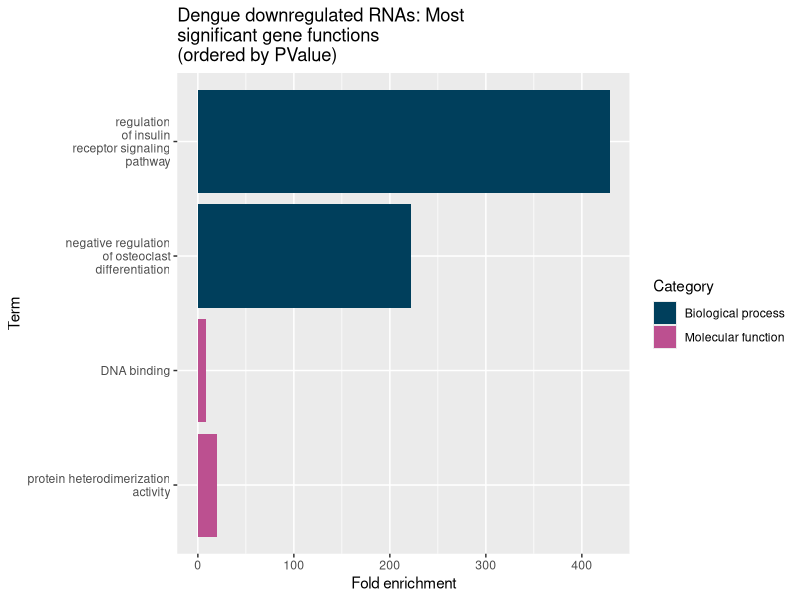
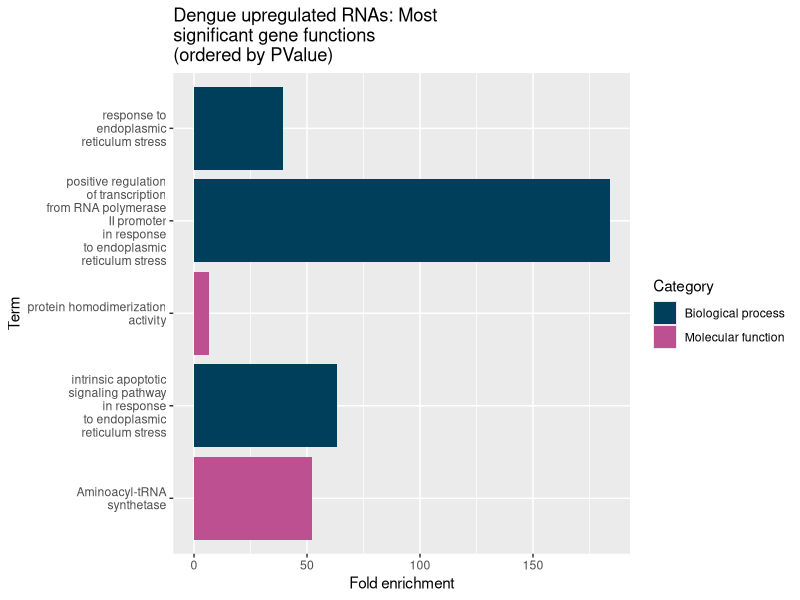
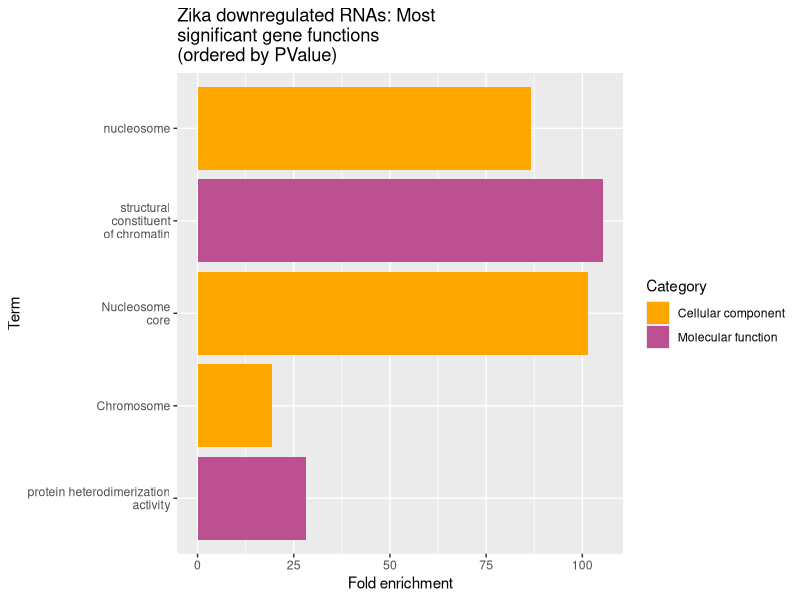
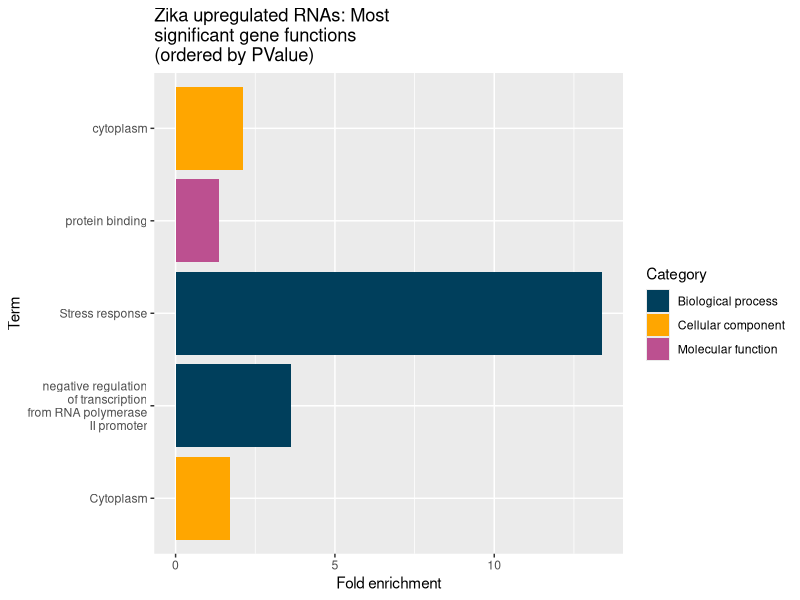
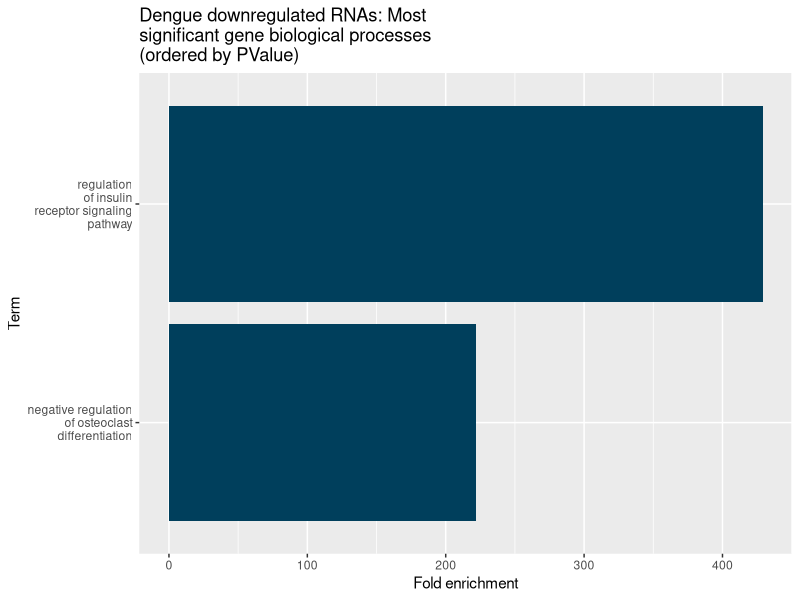
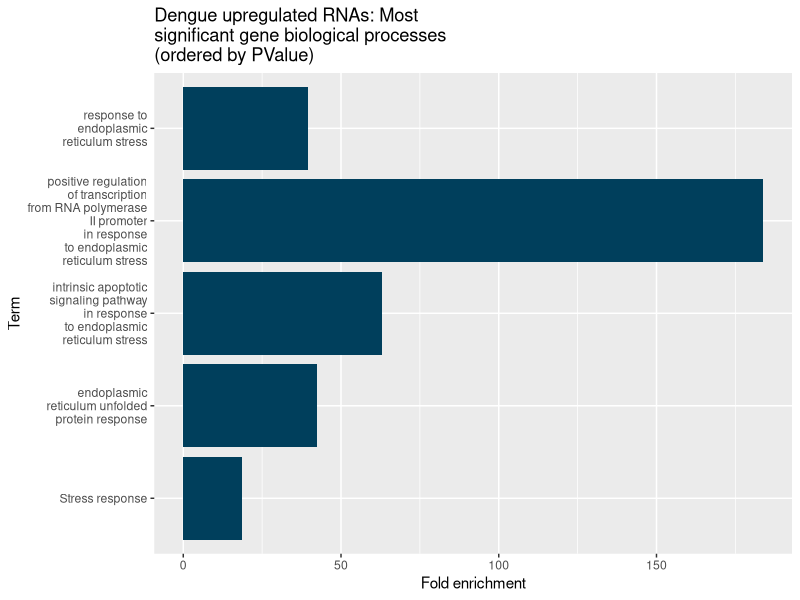
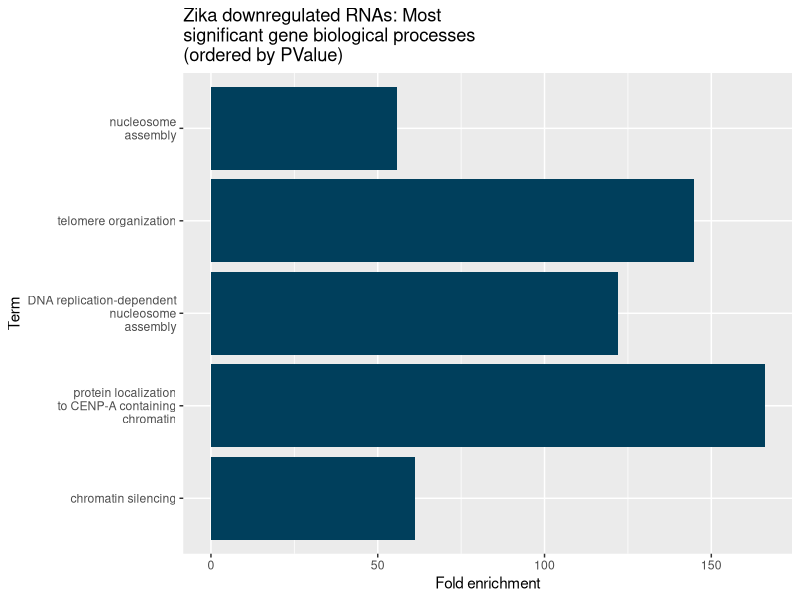
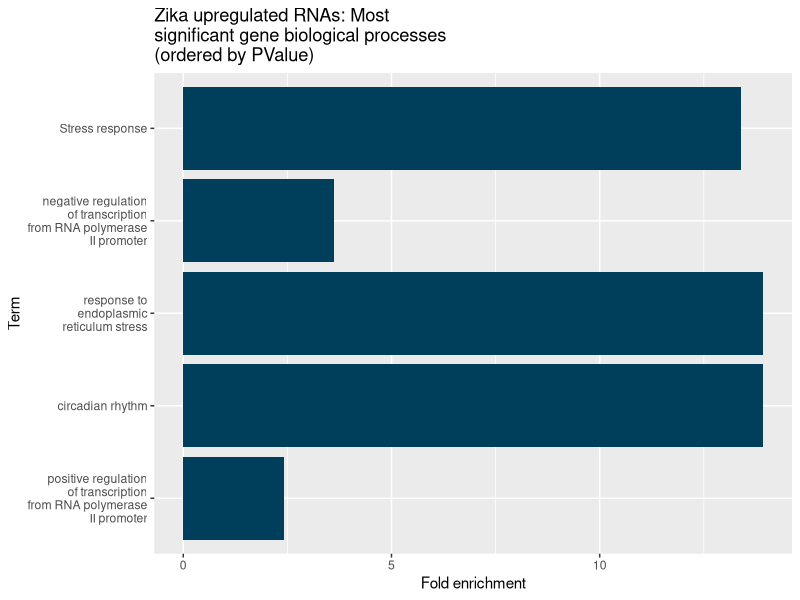

Generate these figures, in order, with R:
library(ggplot2)

DENV_downreg_df <- subset(read.csv("gene-ontology/DENV_infected_downreg_gene_names_FACh.txt", sep="\t"), (grepl("GOTERM", Category, fixed = TRUE ) | grepl("UP_KW", Category, fixed = TRUE)) & !grepl("PTM", Category, fixed = TRUE))

DENV_downreg_df <- DENV_downreg_df[order(DENV_downreg_df$PValue),]

for(n in 1:nrow(DENV_downreg_df)){
    DENV_downreg_df[n, "Term"] = gsub("(.{10,}?)\\s", "\\1\n", sub(".*:", "", sub(".*~","",DENV_downreg_df[n, "Term"])))
    DENV_downreg_df[n, "Category"] = switch(
        DENV_downreg_df[n, "Category"],
        "GOTERM_BP_DIRECT" = "Biological process",
        "GOTERM_MF_DIRECT" = "Molecular function",
        "KEGG_PATHWAY" = "KEGG pathway",
        "GOTERM_CC_DIRECT" = "Cellular component",
        "UP_SEQ_FEATURE" = "UniProt sequence feature",
        "UP_KW_BIOLOGICAL_PROCESS" = "Biological process",
        "UP_KW_CELLULAR_COMPONENT" = "Cellular component",
        "UP_KW_MOLECULAR_FUNCTION" = "Molecular function",
        DENV_downreg_df[n, "Category"]
    )
}

ggplot(DENV_downreg_df[1:min(5, nrow(DENV_downreg_df)),], aes(x = reorder(Term, -1*PValue), y = Fold.Enrichment, fill = Category)) +
    geom_bar(stat = "identity") +
    coord_flip() +
    labs(
        legend = "Category",
        x = "Term",
        y = "Fold enrichment",
        title = "Dengue downregulated RNAs: Most\nsignificant gene functions\n(ordered by PValue)"
    ) +
    scale_fill_manual(values=c("#003f5c",
                                "#bc5090",
                                "#ffa600"))

DENV_upreg_df <- subset(read.csv("gene-ontology/DENV_infected_upreg_gene_names_FACh.txt", sep="\t"), (grepl("GOTERM", Category, fixed = TRUE ) | grepl("UP_KW", Category, fixed = TRUE)) & !grepl("PTM", Category, fixed = TRUE))

DENV_upreg_df <- DENV_upreg_df[order(DENV_upreg_df$PValue),]

for(n in 1:nrow(DENV_upreg_df)){
    DENV_upreg_df[n, "Term"] = gsub("(.{10,}?)\\s", "\\1\n", sub(".*:", "", sub(".*~","",DENV_upreg_df[n, "Term"])))
    DENV_upreg_df[n, "Category"] = switch(
        DENV_upreg_df[n, "Category"],
        "GOTERM_BP_DIRECT" = "Biological process",
        "GOTERM_MF_DIRECT" = "Molecular function",
        "KEGG_PATHWAY" = "KEGG pathway",
        "GOTERM_CC_DIRECT" = "Cellular component",
        "UP_SEQ_FEATURE" = "UniProt sequence feature",
        "UP_KW_BIOLOGICAL_PROCESS" = "Biological process",
        "UP_KW_CELLULAR_COMPONENT" = "Cellular component",
        "UP_KW_MOLECULAR_FUNCTION" = "Molecular function",
        DENV_upreg_df[n, "Category"]
    )
}

ggplot(DENV_upreg_df[1:min(5, nrow(DENV_upreg_df)),], aes(x = reorder(Term, -1*PValue), y = Fold.Enrichment, fill = Category)) +
    geom_bar(stat = "identity") +
    coord_flip() +
    labs(
        legend = "Category",
        x = "Term",
        y = "Fold enrichment",
        title = "Dengue upregulated RNAs: Most\nsignificant gene functions\n(ordered by PValue)"
    ) +
    scale_fill_manual(values=c("#003f5c",
                                "#bc5090",
                                "#ffa600"))

ZIKV_downreg_df <- subset(read.csv("gene-ontology/ZIKV_infected_downreg_gene_names_FACh.txt", sep="\t"), (grepl("GOTERM", Category, fixed = TRUE ) | grepl("UP_KW", Category, fixed = TRUE)) & !grepl("PTM", Category, fixed = TRUE))

ZIKV_downreg_df <- ZIKV_downreg_df[order(ZIKV_downreg_df$PValue),]

for(n in 1:nrow(ZIKV_downreg_df)){
    ZIKV_downreg_df[n, "Term"] = gsub("(.{10,}?)\\s", "\\1\n", sub(".*:", "", sub(".*~","",ZIKV_downreg_df[n, "Term"])))
    ZIKV_downreg_df[n, "Category"] = switch(
        ZIKV_downreg_df[n, "Category"],
        "GOTERM_BP_DIRECT" = "Biological process",
        "GOTERM_MF_DIRECT" = "Molecular function",
        "KEGG_PATHWAY" = "KEGG pathway",
        "GOTERM_CC_DIRECT" = "Cellular component",
        "UP_SEQ_FEATURE" = "UniProt sequence feature",
        "UP_KW_BIOLOGICAL_PROCESS" = "Biological process",
        "UP_KW_CELLULAR_COMPONENT" = "Cellular component",
        "UP_KW_MOLECULAR_FUNCTION" = "Molecular function",
        ZIKV_downreg_df[n, "Category"]
    )
}

ggplot(ZIKV_downreg_df[1:min(5, nrow(ZIKV_downreg_df)),], aes(x = reorder(Term, -1*PValue), y = Fold.Enrichment, fill = Category)) +
    geom_bar(stat = "identity") +
    coord_flip() +
    labs(
        legend = "Category",
        x = "Term",
        y = "Fold enrichment",
        title = "Zika downregulated RNAs: Most\nsignificant gene functions\n(ordered by PValue)"
    ) +
    scale_fill_manual(values=c("#ffa600",
                                "#bc5090"))

ZIKV_upreg_df <- subset(read.csv("gene-ontology/ZIKV_infected_upreg_gene_names_FACh.txt", sep="\t"), (grepl("GOTERM", Category, fixed = TRUE ) | grepl("UP_KW", Category, fixed = TRUE)) & !grepl("PTM", Category, fixed = TRUE))

ZIKV_upreg_df <- ZIKV_upreg_df[order(ZIKV_upreg_df$PValue),]

for(n in 1:nrow(ZIKV_upreg_df)){
    ZIKV_upreg_df[n, "Term"] = gsub("(.{10,}?)\\s", "\\1\n", sub(".*:", "", sub(".*~","",ZIKV_upreg_df[n, "Term"])))
    ZIKV_upreg_df[n, "Category"] = switch(
        ZIKV_upreg_df[n, "Category"],
        "GOTERM_BP_DIRECT" = "Biological process",
        "GOTERM_MF_DIRECT" = "Molecular function",
        "KEGG_PATHWAY" = "KEGG pathway",
        "GOTERM_CC_DIRECT" = "Cellular component",
        "UP_SEQ_FEATURE" = "UniProt sequence feature",
        "UP_KW_BIOLOGICAL_PROCESS" = "Biological process",
        "UP_KW_CELLULAR_COMPONENT" = "Cellular component",
        "UP_KW_MOLECULAR_FUNCTION" = "Molecular function",
        ZIKV_upreg_df[n, "Category"]
    )
}

ggplot(ZIKV_upreg_df[1:min(5, nrow(ZIKV_upreg_df)),], aes(x = reorder(Term, -1*PValue), y = Fold.Enrichment, fill = Category)) +
    geom_bar(stat = "identity") +
    coord_flip() +
    labs(
        legend = "Category",
        x = "Term",
        y = "Fold enrichment",
        title = "Zika upregulated RNAs: Most\nsignificant gene functions\n(ordered by PValue)"
    ) +
    scale_fill_manual(values=c("#003f5c",
                                "#ffa600",
                                "#bc5090"))

# ~~~~~~~~ BP ONLY ~~~~~~~~

DENV_downreg_df <- subset(read.csv("gene-ontology/DENV_infected_downreg_gene_names_FACh.txt", sep="\t"), (grepl("GOTERM", Category, fixed = TRUE ) | grepl("UP_KW", Category, fixed = TRUE)) & (grepl("BP", Category, fixed = TRUE ) | grepl("BIOLOGICAL_PROCESS", Category, fixed = TRUE)))

DENV_upreDENV_downreg_dfg_df <- DENV_downreg_df[order(DENV_downreg_df$PValue),]

for(n in 1:nrow(DENV_downreg_df)){
    DENV_downreg_df[n, "Term"] = gsub("(.{10,}?)\\s", "\\1\n", sub(".*:", "", sub(".*~","",DENV_downreg_df[n, "Term"])))
    DENV_downreg_df[n, "Category"] = switch(
        DENV_downreg_df[n, "Category"],
        "GOTERM_BP_DIRECT" = "Biological process",
        "GOTERM_MF_DIRECT" = "Molecular function",
        "KEGG_PATHWAY" = "KEGG pathway",
        "GOTERM_CC_DIRECT" = "Cellular component",
        "UP_SEQ_FEATURE" = "UniProt sequence feature",
        "UP_KW_BIOLOGICAL_PROCESS" = "Biological process",
        "UP_KW_CELLULAR_COMPONENT" = "Cellular component",
        "UP_KW_MOLECULAR_FUNCTION" = "Molecular function",
        DENV_downreg_df[n, "Category"]
    )
}


ggplot(DENV_downreg_df[1:min(5, nrow(DENV_downreg_df)),], aes(x = reorder(Term, -1*PValue), y = Fold.Enrichment)) +
    geom_bar(stat = "identity", fill="#003f5c") +
    coord_flip() +
    labs(
        x = "Term",
        y = "Fold enrichment",
        title = "Dengue downregulated RNAs: Most\nsignificant gene biological processes\n(ordered by PValue)"
    )

DENV_upreg_df <- subset(read.csv("gene-ontology/DENV_infected_upreg_gene_names_FACh.txt", sep="\t"), (grepl("GOTERM", Category, fixed = TRUE ) | grepl("UP_KW", Category, fixed = TRUE)) & (grepl("BP", Category, fixed = TRUE ) | grepl("BIOLOGICAL_PROCESS", Category, fixed = TRUE)))

DENV_upreg_df <- DENV_upreg_df[order(DENV_upreg_df$PValue),]

for(n in 1:nrow(DENV_upreg_df)){
    DENV_upreg_df[n, "Term"] = gsub("(.{10,}?)\\s", "\\1\n", sub(".*:", "", sub(".*~","",DENV_upreg_df[n, "Term"])))
    DENV_upreg_df[n, "Category"] = switch(
        DENV_upreg_df[n, "Category"],
        "GOTERM_BP_DIRECT" = "Biological process",
        "GOTERM_MF_DIRECT" = "Molecular function",
        "KEGG_PATHWAY" = "KEGG pathway",
        "GOTERM_CC_DIRECT" = "Cellular component",
        "UP_SEQ_FEATURE" = "UniProt sequence feature",
        "UP_KW_BIOLOGICAL_PROCESS" = "Biological process",
        "UP_KW_CELLULAR_COMPONENT" = "Cellular component",
        "UP_KW_MOLECULAR_FUNCTION" = "Molecular function",
        DENV_upreg_df[n, "Category"]
    )
}

ggplot(DENV_upreg_df[1:min(5, nrow(DENV_upreg_df)),], aes(x = reorder(Term, -1*PValue), y = Fold.Enrichment)) +
    geom_bar(stat = "identity", fill="#003f5c") +
    coord_flip() +
    labs(
        x = "Term",
        y = "Fold enrichment",
        title = "Dengue upregulated RNAs: Most\nsignificant gene biological processes\n(ordered by PValue)"
    )

ZIKV_downreg_df <- subset(read.csv("gene-ontology/ZIKV_infected_downreg_gene_names_FACh.txt", sep="\t"), (grepl("GOTERM", Category, fixed = TRUE ) | grepl("UP_KW", Category, fixed = TRUE)) & (grepl("BP", Category, fixed = TRUE ) | grepl("BIOLOGICAL_PROCESS", Category, fixed = TRUE)))

ZIKV_downreg_df <- ZIKV_downreg_df[order(ZIKV_downreg_df$PValue),]

for(n in 1:nrow(ZIKV_downreg_df)){
    ZIKV_downreg_df[n, "Term"] = gsub("(.{10,}?)\\s", "\\1\n", sub(".*:", "", sub(".*~","",ZIKV_downreg_df[n, "Term"])))
    ZIKV_downreg_df[n, "Category"] = switch(
        ZIKV_downreg_df[n, "Category"],
        "GOTERM_BP_DIRECT" = "Biological process",
        "GOTERM_MF_DIRECT" = "Molecular function",
        "KEGG_PATHWAY" = "KEGG pathway",
        "GOTERM_CC_DIRECT" = "Cellular component",
        "UP_SEQ_FEATURE" = "UniProt sequence feature",
        "UP_KW_BIOLOGICAL_PROCESS" = "Biological process",
        "UP_KW_CELLULAR_COMPONENT" = "Cellular component",
        "UP_KW_MOLECULAR_FUNCTION" = "Molecular function",
        ZIKV_downreg_df[n, "Category"]
    )
}

ggplot(ZIKV_downreg_df[1:min(5, nrow(ZIKV_downreg_df)),], aes(x = reorder(Term, -1*PValue), y = Fold.Enrichment)) +
    geom_bar(stat = "identity", fill="#003f5c") +
    coord_flip() +
    labs(
        x = "Term",
        y = "Fold enrichment",
        title = "Zika downregulated RNAs: Most\nsignificant gene biological processes\n(ordered by PValue)"
    )

ZIKV_upreg_df <- subset(read.csv("gene-ontology/ZIKV_infected_upreg_gene_names_FACh.txt", sep="\t"), (grepl("GOTERM", Category, fixed = TRUE ) | grepl("UP_KW", Category, fixed = TRUE)) & (grepl("BP", Category, fixed = TRUE ) | grepl("BIOLOGICAL_PROCESS", Category, fixed = TRUE)))

ZIKV_upreg_df <- ZIKV_upreg_df[order(ZIKV_upreg_df$PValue),]

for(n in 1:nrow(ZIKV_upreg_df)){
    ZIKV_upreg_df[n, "Term"] = gsub("(.{10,}?)\\s", "\\1\n", sub(".*:", "", sub(".*~","",ZIKV_upreg_df[n, "Term"])))
    ZIKV_upreg_df[n, "Category"] = switch(
        ZIKV_upreg_df[n, "Category"],
        "GOTERM_BP_DIRECT" = "Biological process",
        "GOTERM_MF_DIRECT" = "Molecular function",
        "KEGG_PATHWAY" = "KEGG pathway",
        "GOTERM_CC_DIRECT" = "Cellular component",
        "UP_SEQ_FEATURE" = "UniProt sequence feature",
        "UP_KW_BIOLOGICAL_PROCESS" = "Biological process",
        "UP_KW_CELLULAR_COMPONENT" = "Cellular component",
        "UP_KW_MOLECULAR_FUNCTION" = "Molecular function",
        ZIKV_upreg_df[n, "Category"]
    )
}

ggplot(ZIKV_upreg_df[1:min(5, nrow(ZIKV_upreg_df)),], aes(x = reorder(Term, -1*PValue), y = Fold.Enrichment)) +
    geom_bar(stat = "identity", fill="#003f5c") +
    coord_flip() +
    labs(
        x = "Term",
        y = "Fold enrichment",
        title = "Zika upregulated RNAs: Most\nsignificant gene biological processes\n(ordered by PValue)"
    )


